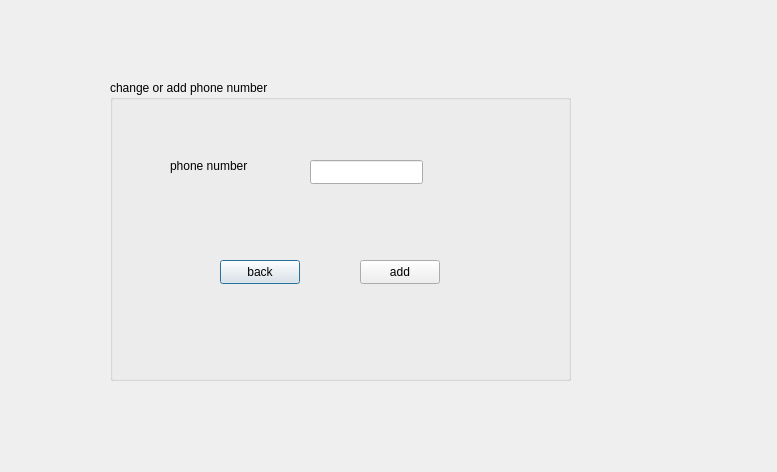
<?xml version="1.0" encoding="UTF-8"?>
<ui version="4.0">
 <class>changephone</class>
 <widget class="QDialog" name="changephone">
  <property name="geometry">
   <rect>
    <x>0</x>
    <y>0</y>
    <width>777</width>
    <height>472</height>
   </rect>
  </property>
  <property name="windowTitle">
   <string>Dialog</string>
  </property>
  <widget class="QGroupBox" name="groupBox">
   <property name="geometry">
    <rect>
     <x>110</x>
     <y>80</y>
     <width>461</width>
     <height>301</height>
    </rect>
   </property>
   <property name="title">
    <string>change or add phone number</string>
   </property>
   <widget class="QLabel" name="label">
    <property name="geometry">
     <rect>
      <x>60</x>
      <y>70</y>
      <width>91</width>
      <height>31</height>
     </rect>
    </property>
    <property name="text">
     <string>phone number</string>
    </property>
   </widget>
   <widget class="QLineEdit" name="lineEdit">
    <property name="geometry">
     <rect>
      <x>200</x>
      <y>80</y>
      <width>113</width>
      <height>24</height>
     </rect>
    </property>
   </widget>
   <widget class="QPushButton" name="backk">
    <property name="geometry">
     <rect>
      <x>110</x>
      <y>180</y>
      <width>80</width>
      <height>24</height>
     </rect>
    </property>
    <property name="text">
     <string>back</string>
    </property>
   </widget>
   <widget class="QPushButton" name="addd">
    <property name="geometry">
     <rect>
      <x>250</x>
      <y>180</y>
      <width>80</width>
      <height>24</height>
     </rect>
    </property>
    <property name="text">
     <string>add</string>
    </property>
   </widget>
  </widget>
 </widget>
 <resources/>
 <connections/>
</ui>
